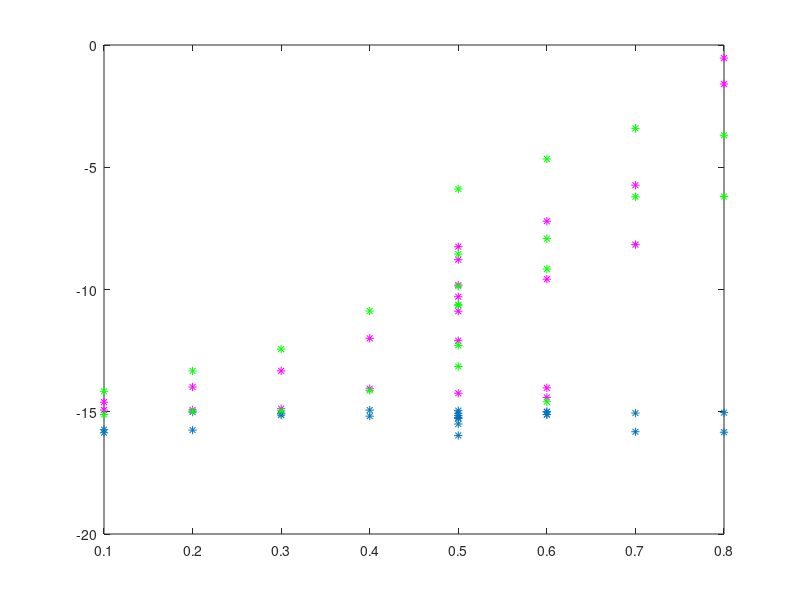

Source code (MATLAB): (Note: this script raises an error after producing the figure.)
% COPYRIGHT © 2025 FAU
% 
% This MATLAB script is the intellectual property of FAU.
% All rights reserved.
% 
% Redistribution and use in source and binary forms, with or without 
% modification, are permitted provided that the following conditions are met:
% 
% 1. Redistributions of source code must retain the above copyright notice, 
%    this list of conditions, and the following disclaimer.
% 2. Redistributions in binary form must reproduce the above copyright notice, 
%    this list of conditions, and the following disclaimer in the documentation 
%    and/or other materials provided with the distribution.
% 3. Neither the name of FAU nor the names of its 
%    contributors may be used to endorse or promote products derived from 
%    this software without specific prior written permission.
% 
% THIS SOFTWARE IS PROVIDED "AS IS" AND ANY EXPRESS OR IMPLIED WARRANTIES, 
% INCLUDING, BUT NOT LIMITED TO, THE IMPLIED WARRANTIES OF MERCHANTABILITY AND 
% FITNESS FOR A PARTICULAR PURPOSE ARE DISCLAIMED. IN NO EVENT SHALL THE 
% COPYRIGHT HOLDER OR CONTRIBUTORS BE LIABLE FOR ANY DIRECT, INDIRECT, INCIDENTAL, 
% SPECIAL, EXEMPLARY, OR CONSEQUENTIAL DAMAGES (INCLUDING, BUT NOT LIMITED TO, 
% PROCUREMENT OF SUBSTITUTE GOODS OR SERVICES; LOSS OF USE, DATA, OR PROFITS; 
% OR BUSINESS INTERRUPTION) HOWEVER CAUSED AND ON ANY THEORY OF LIABILITY, 
% WHETHER IN CONTRACT, STRICT LIABILITY, OR TORT (INCLUDING NEGLIGENCE OR OTHERWISE) 
% ARISING IN ANY WAY OUT OF THE USE OF THIS SOFTWARE, EVEN IF ADVISED OF THE 
% POSSIBILITY OF SUCH DAMAGE.
%
% Author: Kaarmukilan

clc
clear
close all

% Parameters
jamIndex1 = 1:23;  % Constant Jamming Distance
jamIndex2 = 24:31; % Constant Relative Jamming Power

% Jamming Power (W)
jamPower = [0.1 0.3 0.6 0.1 0.3 0.6 0.2 0.2 0.4 0.4 0.5 0.5 0.7 0.7 0.8 0.8 0.6 0.6 repmat(0.5,1,13)];

% Jammind Distance (m)
jamDistance = [repmat(10,1,23) 3 5 7 10 13 16 19 21];

% Load the calculated EVM values

% dB values
load EVM_dB_values.mat 

noJam_dB = EVM_dB_matrix(:,2);
gauss_dB = EVM_dB_matrix(:,3);
sine_dB  = EVM_dB_matrix(:,4);

% % percentage values
% load EVM_rms_values.mat
% 
% noJam_rms = EVM_rms_matrix(:,2);
% gauss_rms = EVM_rms_matrix(:,3);
% sine_rms  = EVM_rms_matrix(:,4);

% Plot
y_value1 = -14.93;  % EVM threshold for constant Jamming Distance 
y_value2 = -14.7;   % EVM threshold for constant Relative Jamming Power

figure;
plot(jamPower(jamIndex1),noJam_dB(jamIndex1),'*');
hold on;
plot(jamPower(jamIndex1),gauss_dB(jamIndex1),'m*');
hold on;
plot(jamPower(jamIndex1),sine_dB(jamIndex1),'g*');
hold on;
yline(y_value1, '--r', 'LineWidth', 1.5);  
text(max(jamPower)-0.125, y_value1, [num2str(y_value1),'dB'], 'VerticalAlignment', 'bottom', 'HorizontalAlignment', 'left', 'FontSize', 11, 'Color','r');
figName = sprintf('Relative Jamming Power vs EVM (Constant Jamming Distance: 10m)');
title(figName)
xlabel('Relative Jamming Power (W)')
ylabel('EVM (dB)')
legend({'No Jam','Gauss','Sine'},'Location','northwest');

figure;
plot(jamDistance(jamIndex2),noJam_dB(jamIndex2),'*');
hold on;
plot(jamDistance(jamIndex2),gauss_dB(jamIndex2),'m*');
hold on;
plot(jamDistance(jamIndex2),sine_dB(jamIndex2),'g*');
hold on;
xticks([1:2:21 22]);
yline(y_value2, '--r', 'LineWidth', 1.5);  
text(max(jamDistance)-2, y_value2, [num2str(y_value2),'dB'], 'VerticalAlignment', 'bottom', 'HorizontalAlignment', 'left', 'FontSize', 11, 'Color','r');
title('Jamming Distance vs EVM (Constant Relative Jamming Power: 0.5W)')
xlabel('Jamming Distance (m)')
ylabel('EVM (dB)')
legend({'No Jam','Gauss','Sine'},'Location','northwest');